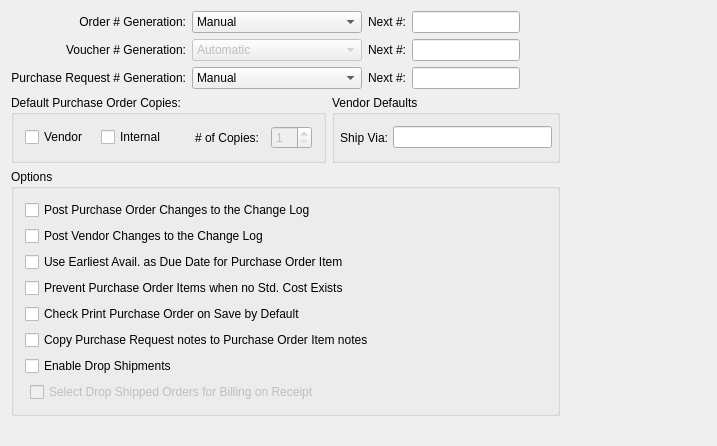
<?xml version="1.0" encoding="UTF-8"?>
<ui version="4.0">
 <comment>This file is part of the xTuple ERP: PostBooks Edition, a free and
open source Enterprise Resource Planning software suite,
Copyright (c) 1999-2010 by OpenMFG LLC, d/b/a xTuple.
It is licensed to you under the Common Public Attribution License
version 1.0, the full text of which (including xTuple-specific Exhibits)
is available at www.xtuple.com/CPAL.  By using this software, you agree
to be bound by its terms.</comment>
 <class>configurePO</class>
 <widget class="QWidget" name="configurePO">
  <property name="geometry">
   <rect>
    <x>0</x>
    <y>0</y>
    <width>717</width>
    <height>446</height>
   </rect>
  </property>
  <property name="windowTitle">
   <string>P/O Module Configuration</string>
  </property>
  <layout class="QGridLayout" name="gridLayout_5">
   <item row="0" column="0">
    <layout class="QHBoxLayout" name="horizontalLayout_4">
     <item>
      <layout class="QVBoxLayout" name="verticalLayout">
       <item>
        <layout class="QGridLayout" name="gridLayout_3">
         <item row="0" column="0" colspan="2">
          <layout class="QHBoxLayout" name="horizontalLayout_2">
           <item>
            <layout class="QGridLayout" name="gridLayout">
             <item row="0" column="1">
              <widget class="QComboBox" name="_orderNumGeneration">
               <property name="sizePolicy">
                <sizepolicy hsizetype="Minimum" vsizetype="Fixed">
                 <horstretch>0</horstretch>
                 <verstretch>0</verstretch>
                </sizepolicy>
               </property>
               <item>
                <property name="text">
                 <string>Manual</string>
                </property>
               </item>
               <item>
                <property name="text">
                 <string>Automatic</string>
                </property>
               </item>
               <item>
                <property name="text">
                 <string>Automatic, Allow Override</string>
                </property>
               </item>
              </widget>
             </item>
             <item row="0" column="2">
              <widget class="QLabel" name="_nextSoNumberLit">
               <property name="text">
                <string>Next #:</string>
               </property>
               <property name="alignment">
                <set>Qt::AlignRight|Qt::AlignTrailing|Qt::AlignVCenter</set>
               </property>
               <property name="buddy">
                <cstring>_nextPoNumber</cstring>
               </property>
              </widget>
             </item>
             <item row="0" column="3">
              <widget class="XLineEdit" name="_nextPoNumber"/>
             </item>
             <item row="1" column="0">
              <widget class="QLabel" name="_voucherNumGenerationLit">
               <property name="text">
                <string>Voucher # Generation:</string>
               </property>
               <property name="alignment">
                <set>Qt::AlignRight|Qt::AlignTrailing|Qt::AlignVCenter</set>
               </property>
               <property name="buddy">
                <cstring>_voucherNumGeneration</cstring>
               </property>
              </widget>
             </item>
             <item row="0" column="0">
              <widget class="QLabel" name="_orderNumGenerationLit">
               <property name="text">
                <string>Order # Generation:</string>
               </property>
               <property name="alignment">
                <set>Qt::AlignRight|Qt::AlignTrailing|Qt::AlignVCenter</set>
               </property>
               <property name="buddy">
                <cstring>_orderNumGeneration</cstring>
               </property>
              </widget>
             </item>
             <item row="1" column="3">
              <widget class="XLineEdit" name="_nextVcNumber"/>
             </item>
             <item row="1" column="2">
              <widget class="QLabel" name="_nextSoNumberLit_2">
               <property name="text">
                <string>Next #:</string>
               </property>
               <property name="alignment">
                <set>Qt::AlignRight|Qt::AlignTrailing|Qt::AlignVCenter</set>
               </property>
               <property name="buddy">
                <cstring>_nextVcNumber</cstring>
               </property>
              </widget>
             </item>
             <item row="2" column="2">
              <widget class="QLabel" name="_nextSoNumberLit_3">
               <property name="text">
                <string>Next #:</string>
               </property>
               <property name="alignment">
                <set>Qt::AlignRight|Qt::AlignTrailing|Qt::AlignVCenter</set>
               </property>
               <property name="buddy">
                <cstring>_nextPrNumber</cstring>
               </property>
              </widget>
             </item>
             <item row="2" column="3">
              <widget class="XLineEdit" name="_nextPrNumber"/>
             </item>
             <item row="2" column="0">
              <widget class="QLabel" name="_prNumberGenerationLit">
               <property name="text">
                <string>Purchase Request # Generation:</string>
               </property>
               <property name="alignment">
                <set>Qt::AlignRight|Qt::AlignTrailing|Qt::AlignVCenter</set>
               </property>
               <property name="buddy">
                <cstring>_prNumberGeneration</cstring>
               </property>
              </widget>
             </item>
             <item row="1" column="1">
              <widget class="QComboBox" name="_voucherNumGeneration">
               <property name="enabled">
                <bool>false</bool>
               </property>
               <property name="sizePolicy">
                <sizepolicy hsizetype="Minimum" vsizetype="Fixed">
                 <horstretch>0</horstretch>
                 <verstretch>0</verstretch>
                </sizepolicy>
               </property>
               <item>
                <property name="text">
                 <string>Automatic</string>
                </property>
               </item>
              </widget>
             </item>
             <item row="2" column="1">
              <widget class="QComboBox" name="_prNumberGeneration">
               <property name="sizePolicy">
                <sizepolicy hsizetype="Minimum" vsizetype="Fixed">
                 <horstretch>0</horstretch>
                 <verstretch>0</verstretch>
                </sizepolicy>
               </property>
               <item>
                <property name="text">
                 <string>Manual</string>
                </property>
               </item>
               <item>
                <property name="text">
                 <string>Automatic</string>
                </property>
               </item>
               <item>
                <property name="text">
                 <string>Automatic, Allow Override</string>
                </property>
               </item>
              </widget>
             </item>
            </layout>
           </item>
           <item>
            <spacer name="horizontalSpacer_2">
             <property name="orientation">
              <enum>Qt::Horizontal</enum>
             </property>
             <property name="sizeHint" stdset="0">
              <size>
               <width>40</width>
               <height>20</height>
              </size>
             </property>
            </spacer>
           </item>
          </layout>
         </item>
         <item row="1" column="0">
          <widget class="QGroupBox" name="_poGroup">
           <property name="sizePolicy">
            <sizepolicy hsizetype="Minimum" vsizetype="Fixed">
             <horstretch>0</horstretch>
             <verstretch>0</verstretch>
            </sizepolicy>
           </property>
           <property name="title">
            <string>Default Purchase Order Copies:</string>
           </property>
           <layout class="QGridLayout" name="gridLayout_4">
            <item row="0" column="0">
             <layout class="QHBoxLayout" name="horizontalLayout_3">
              <property name="spacing">
               <number>12</number>
              </property>
              <item>
               <widget class="QCheckBox" name="_vendorCopy">
                <property name="text">
                 <string>Vendor</string>
                </property>
               </widget>
              </item>
              <item>
               <widget class="QCheckBox" name="_internalCopy">
                <property name="text">
                 <string>Internal</string>
                </property>
               </widget>
              </item>
              <item>
               <spacer>
                <property name="orientation">
                 <enum>Qt::Horizontal</enum>
                </property>
                <property name="sizeType">
                 <enum>QSizePolicy::Preferred</enum>
                </property>
                <property name="sizeHint" stdset="0">
                 <size>
                  <width>17</width>
                  <height>20</height>
                 </size>
                </property>
               </spacer>
              </item>
              <item>
               <widget class="QLabel" name="_numOfCopiesLit">
                <property name="sizePolicy">
                 <sizepolicy hsizetype="Minimum" vsizetype="Minimum">
                  <horstretch>0</horstretch>
                  <verstretch>0</verstretch>
                 </sizepolicy>
                </property>
                <property name="text">
                 <string># of Copies:</string>
                </property>
                <property name="alignment">
                 <set>Qt::AlignRight|Qt::AlignTrailing|Qt::AlignVCenter</set>
                </property>
                <property name="buddy">
                 <cstring>_numOfCopies</cstring>
                </property>
               </widget>
              </item>
              <item>
               <widget class="QSpinBox" name="_numOfCopies">
                <property name="enabled">
                 <bool>false</bool>
                </property>
                <property name="minimum">
                 <number>1</number>
                </property>
               </widget>
              </item>
             </layout>
            </item>
           </layout>
          </widget>
         </item>
         <item row="1" column="1">
          <widget class="QGroupBox" name="_vendorDefaultsGroup">
           <property name="title">
            <string>Vendor Defaults</string>
           </property>
           <layout class="QHBoxLayout">
            <property name="spacing">
             <number>5</number>
            </property>
            <property name="margin">
             <number>5</number>
            </property>
            <item>
             <widget class="QLabel" name="_defaultShipViaLit">
              <property name="text">
               <string>Ship Via:</string>
              </property>
              <property name="alignment">
               <set>Qt::AlignRight|Qt::AlignTrailing|Qt::AlignVCenter</set>
              </property>
              <property name="buddy">
               <cstring>_defaultShipVia</cstring>
              </property>
             </widget>
            </item>
            <item>
             <widget class="XLineEdit" name="_defaultShipVia"/>
            </item>
           </layout>
          </widget>
         </item>
         <item row="2" column="0" colspan="2">
          <widget class="QGroupBox" name="groupBox">
           <property name="title">
            <string>Options</string>
           </property>
           <layout class="QGridLayout" name="gridLayout_2">
            <item row="0" column="0">
             <widget class="QCheckBox" name="_poChangeLog">
              <property name="text">
               <string>Post Purchase Order Changes to the Change Log</string>
              </property>
             </widget>
            </item>
            <item row="1" column="0">
             <widget class="QCheckBox" name="_vendorChangeLog">
              <property name="text">
               <string>Post Vendor Changes to the Change Log</string>
              </property>
             </widget>
            </item>
            <item row="2" column="0">
             <widget class="QCheckBox" name="_earliestPO">
              <property name="text">
               <string>Use Earliest Avail. as Due Date for Purchase Order Item</string>
              </property>
             </widget>
            </item>
            <item row="3" column="0">
             <widget class="QCheckBox" name="_requirePoitemStdCost">
              <property name="text">
               <string>Prevent Purchase Order Items when no Std. Cost Exists</string>
              </property>
             </widget>
            </item>
            <item row="4" column="0">
             <widget class="QCheckBox" name="_printPO">
              <property name="text">
               <string>Check Print Purchase Order on Save by Default</string>
              </property>
             </widget>
            </item>
            <item row="5" column="0">
             <widget class="QCheckBox" name="_notes">
              <property name="text">
               <string>Copy Purchase Request notes to Purchase Order Item notes</string>
              </property>
             </widget>
            </item>
            <item row="6" column="0">
             <widget class="QCheckBox" name="_enableDropShip">
              <property name="text">
               <string>Enable Drop Shipments</string>
              </property>
             </widget>
            </item>
            <item row="7" column="0">
             <layout class="QHBoxLayout" name="horizontalLayout">
              <item>
               <spacer name="horizontalSpacer">
                <property name="orientation">
                 <enum>Qt::Horizontal</enum>
                </property>
                <property name="sizeType">
                 <enum>QSizePolicy::Fixed</enum>
                </property>
                <property name="sizeHint" stdset="0">
                 <size>
                  <width>5</width>
                  <height>10</height>
                 </size>
                </property>
               </spacer>
              </item>
              <item>
               <widget class="QCheckBox" name="_billDropShip">
                <property name="enabled">
                 <bool>false</bool>
                </property>
                <property name="text">
                 <string>Select Drop Shipped Orders for Billing on Receipt</string>
                </property>
               </widget>
              </item>
             </layout>
            </item>
           </layout>
          </widget>
         </item>
        </layout>
       </item>
       <item>
        <spacer name="verticalSpacer">
         <property name="orientation">
          <enum>Qt::Vertical</enum>
         </property>
         <property name="sizeHint" stdset="0">
          <size>
           <width>20</width>
           <height>13</height>
          </size>
         </property>
        </spacer>
       </item>
      </layout>
     </item>
     <item>
      <spacer name="horizontalSpacer_3">
       <property name="orientation">
        <enum>Qt::Horizontal</enum>
       </property>
       <property name="sizeHint" stdset="0">
        <size>
         <width>13</width>
         <height>20</height>
        </size>
       </property>
      </spacer>
     </item>
    </layout>
   </item>
  </layout>
 </widget>
 <layoutdefault spacing="6" margin="11"/>
 <pixmapfunction>qPixmapFromMimeSource</pixmapfunction>
 <customwidgets>
  <customwidget>
   <class>XLineEdit</class>
   <extends>QLineEdit</extends>
   <header>xlineedit.h</header>
   <container>1</container>
  </customwidget>
 </customwidgets>
 <tabstops>
  <tabstop>_orderNumGeneration</tabstop>
  <tabstop>_nextPoNumber</tabstop>
  <tabstop>_voucherNumGeneration</tabstop>
  <tabstop>_nextVcNumber</tabstop>
  <tabstop>_prNumberGeneration</tabstop>
  <tabstop>_nextPrNumber</tabstop>
  <tabstop>_vendorCopy</tabstop>
  <tabstop>_internalCopy</tabstop>
  <tabstop>_numOfCopies</tabstop>
  <tabstop>_poChangeLog</tabstop>
  <tabstop>_vendorChangeLog</tabstop>
  <tabstop>_earliestPO</tabstop>
  <tabstop>_requirePoitemStdCost</tabstop>
  <tabstop>_printPO</tabstop>
  <tabstop>_notes</tabstop>
  <tabstop>_enableDropShip</tabstop>
  <tabstop>_billDropShip</tabstop>
  <tabstop>_defaultShipVia</tabstop>
 </tabstops>
 <resources/>
 <connections>
  <connection>
   <sender>_internalCopy</sender>
   <signal>toggled(bool)</signal>
   <receiver>_numOfCopies</receiver>
   <slot>setEnabled(bool)</slot>
   <hints>
    <hint type="sourcelabel">
     <x>113</x>
     <y>144</y>
    </hint>
    <hint type="destinationlabel">
     <x>185</x>
     <y>168</y>
    </hint>
   </hints>
  </connection>
  <connection>
   <sender>_enableDropShip</sender>
   <signal>toggled(bool)</signal>
   <receiver>_billDropShip</receiver>
   <slot>setEnabled(bool)</slot>
   <hints>
    <hint type="sourcelabel">
     <x>374</x>
     <y>183</y>
    </hint>
    <hint type="destinationlabel">
     <x>380</x>
     <y>203</y>
    </hint>
   </hints>
  </connection>
 </connections>
</ui>
